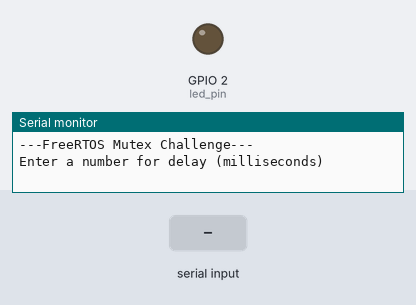
Bench run of a sketch on a simulated ESP32. On the bench: output pins drawn as LEDs (lit = HIGH), the last lines printed to the serial monitor. Dashed ring = blinking. The inputs (shaded band) are chosen by the test bench.

Above: at 1.8 s.
1.9 s: "90,45\n" received over Serial
At 6.8 s:
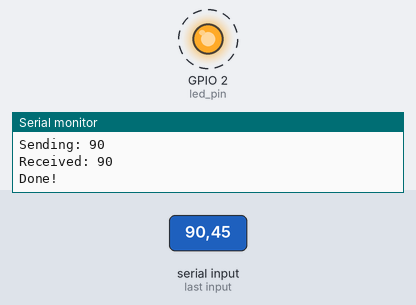
Timing chart, 0 to 10.9 s (numbered marks = the images above; inputs shaded):
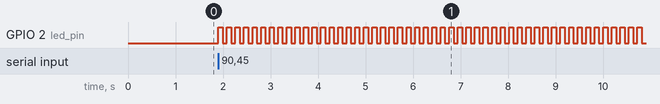

The sketch:

06_mutex_challenge.ino
```cpp
// (licence header left out)
// You'll likely need this on vanilla FreeRTOS
//#include <semphr.h>

// Use only core 1 for demo purposes
#if CONFIG_FREERTOS_UNICORE
  static const BaseType_t app_cpu = 0;
#else
  static const BaseType_t app_cpu = 1;
#endif
#define LED_BUILTIN 2

// Pins (change this if your Arduino board does not have LED_BUILTIN defined)
static const int led_pin = LED_BUILTIN;
static SemaphoreHandle_t bin_sem;

//*****************************************************************************
// Tasks

// Blink LED based on rate passed by parameter
void blinkLED(void *parameters) {

  // Copy the parameter into a local variable
  int num = *(int *)parameters;
  xSemaphoreGive(bin_sem);

  // Print the parameter
  Serial.print("Received: ");
  Serial.println(num);

  // Configure the LED pin
  pinMode(led_pin, OUTPUT);

  // Blink forever and ever
  while (1) {
    digitalWrite(led_pin, HIGH);
    vTaskDelay(num / portTICK_PERIOD_MS);
    digitalWrite(led_pin, LOW);
    vTaskDelay(num / portTICK_PERIOD_MS);
  }
}

//*****************************************************************************
// Main (runs as its own task with priority 1 on core 1)

void setup() {

  long int delay_arg;

  // Configure Serial
  Serial.begin(115200);

  // Wait a moment to start (so we don't miss Serial output)
  vTaskDelay(1000 / portTICK_PERIOD_MS);
  Serial.println();
  Serial.println("---FreeRTOS Mutex Challenge---");
  Serial.println("Enter a number for delay (milliseconds)");
  bin_sem = xSemaphoreCreateBinary();

  // Wait for input from Serial
  while (Serial.available() <= 0);

  // Read integer value
  delay_arg = Serial.parseInt();
  Serial.print("Sending: ");
  Serial.println(delay_arg);

  // Start task 1
  //xSemaphoreTake(bin_sem, portMAX_DELAY);
  xTaskCreatePinnedToCore(blinkLED,
                          "Blink LED",
                          1024,
                          (void *)&delay_arg,
                          1,
                          NULL,
                          app_cpu);

  // Show that we accomplished our task of passing the stack-based argument
  xSemaphoreTake(bin_sem, portMAX_DELAY);
  Serial.println("Done!");
}

void loop() {

  // Do nothing but allow yielding to lower-priority tasks
  vTaskDelay(1000 / portTICK_PERIOD_MS);
}
```

Measured:
- after the input at 1.9 s, GPIO 2 (led_pin): alternates HIGH for 0.09 s and LOW for 0.09 s, starting at once
